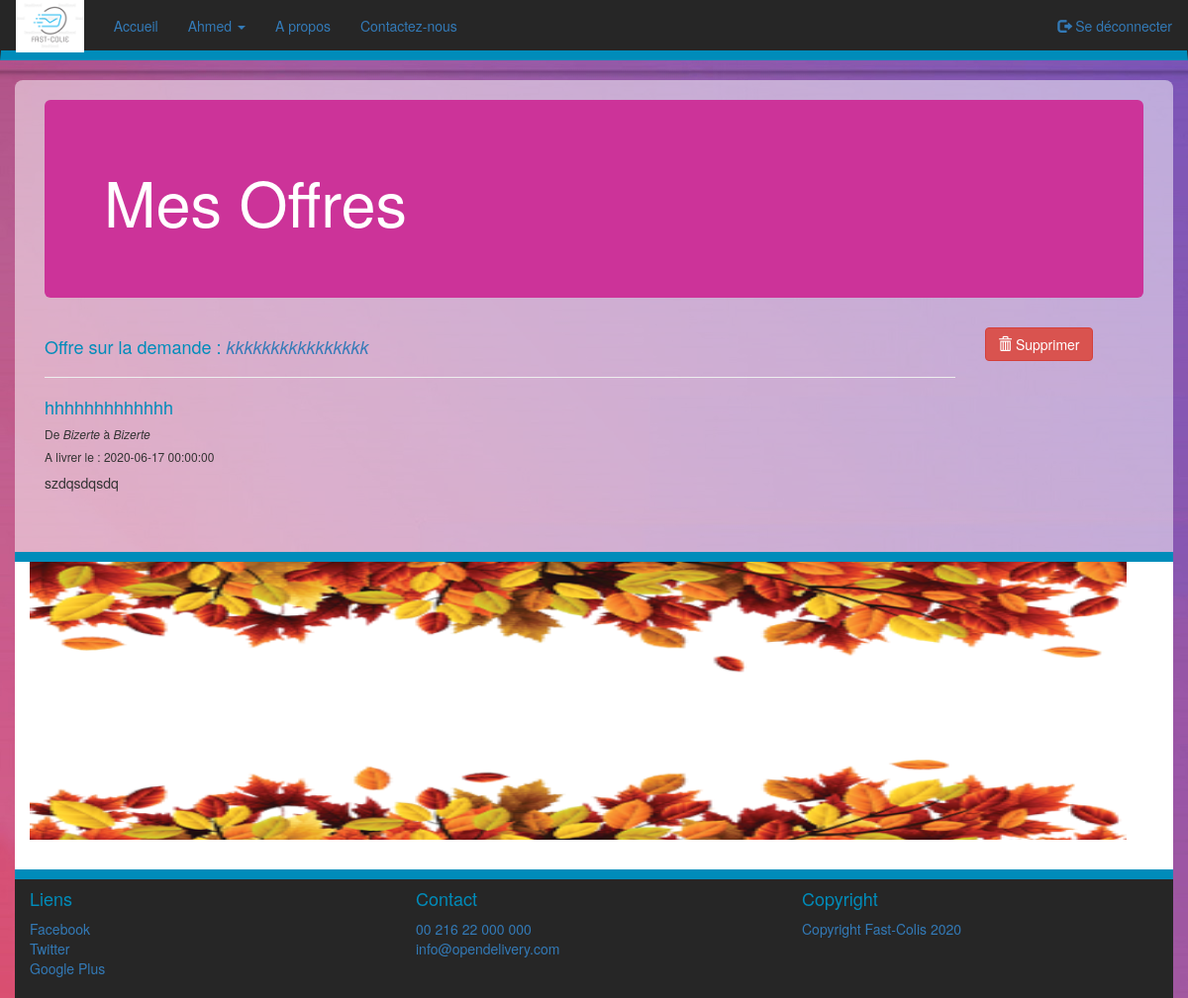
Page /offres.php (signed in) on the committed database.
### tables this page shows
CREATE TABLE IF NOT EXISTS `client` (
  `id` int(11) NOT NULL AUTO_INCREMENT,
  `email` varchar(255) NOT NULL,
  `mot_de_passe` varchar(255) NOT NULL,
  `photo` varchar(512) NOT NULL DEFAULT '',
  `cin` varchar(512) NOT NULL,
  `nom` varchar(255) NOT NULL,
  `prenom` varchar(255) NOT NULL,
  `naissance` date NOT NULL,
  `sexe` int(1) NOT NULL,
  `telephone` varchar(20) NOT NULL,
  `adresse` text NOT NULL,
  `active` int(1) NOT NULL DEFAULT '1',
  `date_creation` datetime NOT NULL DEFAULT CURRENT_TIMESTAMP,
  PRIMARY KEY (`id`),
  UNIQUE KEY `email` (`email`)
);

CREATE TABLE IF NOT EXISTS `offre` (
  `id` int(11) NOT NULL AUTO_INCREMENT,
  `id_client` int(11) NOT NULL,
  `id_demande` int(11) NOT NULL,
  `titre` varchar(255) NOT NULL,
  `description` text NOT NULL,
  `source` varchar(255) NOT NULL,
  `destination` varchar(255) NOT NULL,
  `date_livraison` datetime NOT NULL,
  `date_creation` datetime NOT NULL DEFAULT CURRENT_TIMESTAMP,
  PRIMARY KEY (`id`),
  KEY `id_client` (`id_client`),
  KEY `id_demande` (`id_demande`)
);

CREATE TABLE IF NOT EXISTS `demande` (
  `id` int(11) NOT NULL AUTO_INCREMENT,
  `id_client` int(11) NOT NULL,
  `titre` varchar(255) NOT NULL,
  `description` text NOT NULL,
  `source` varchar(255) NOT NULL,
  `destination` varchar(255) NOT NULL,
  `date_livraison` datetime NOT NULL,
  `date_creation` datetime NOT NULL DEFAULT CURRENT_TIMESTAMP,
  PRIMARY KEY (`id`),
  KEY `id_client` (`id_client`)
);

### include/client.php (called while the page is built, shortened)
<?php
function client_est_connecter() {
	if (isset($_SESSION['connecter']) && ($_SESSION['connecter'] == 'oui')  ) {
		return true ;
	}
	return false ;
}
function client_recuperer_info($email) {
	$res = bd_exectuer_requete("SELECT * FROM client WHERE email='".$email."'");
	if ($res->num_rows > 0) {
		$res->data_seek(0);
    	$row = $res->fetch_assoc();
		return $row;
	}
	return null ;
}
function client_recuperer_connecter () {
	if (client_est_connecter()) {
		$email_client = $_SESSION['email_client'] ;
		return client_recuperer_info($email_client);
	} else {
		return null ;
	}
}
?>

### include/bd.php (called while the page is built, shortened)
<?php
function bd_connecter(){
	$serveur = 'localhost' ;
	$utilisateur = 'root' ;
	$mot_de_passe = '' ;
	$nom_base = 'livraison';
	$mysqli = new mysqli($serveur, $utilisateur, $mot_de_passe, $nom_base );
	return $mysqli ;
}
function bd_exectuer_requete( $requete ){
	$mysqli = bd_connecter();
	return $mysqli->query($requete);
}
?>

### include/offre.php (called while the page is built, shortened)
<?php
function recuperer_offres_par_client($id_client){
	$res = bd_exectuer_requete("SELECT * FROM offre  WHERE id_client = '".$id_client."' order by date_creation DESC ");
	$tab_offres = [];
	for( $i = 0 ; $i<$res->num_rows; $i++ ) {
		$res->data_seek($i);
    	$row = $res->fetch_assoc();
    	$tab_offres[] = $row;
	}
	return $tab_offres ;
}
?>

### include/demande.php (called while the page is built, shortened)
<?php
function demande_recuperer ( $id ) {
	$res = bd_exectuer_requete("SELECT * FROM demande WHERE id=".$id);
	if ($res->num_rows > 0) {
		$res->data_seek(0);
    	$row = $res->fetch_assoc();
		return $row;
	}
	return null ;
}
?>

### offres.php (the view, shortened to what this page needs)
<?php
	include_once "include/bd.php";
	include_once "include/client.php";
	include_once "include/demande.php";
	include_once "include/offre.php";
	$client = client_recuperer_connecter();
	$tableau_offres_client = recuperer_offres_par_client ( $client['id'] );
?>
<html>
	<head>
		<link rel="stylesheet" href="bootstrap/css/bootstrap.min.css">
		<link rel="stylesheet" href="css/style.css">
	</head>
<body>
	<nav class="navbar navbar">
	  <div class="container-fluid">
	    <div class="navbar-header">
	      <a class="navbar-brand" href="#"><img src="images/logo.png" class='logo-img'></a>
	    </div>
	    <ul class="nav navbar-nav">
			<li ><a href="index.php">Accueil</a></li>
			<?php if (client_est_connecter()){ ?>
				<li class="dropdown">
					<a href="#" class="dropdown-toggle " data-toggle="dropdown" role="button" aria-haspopup="true" aria-expanded="false"> <?=$client['prenom'] ?> <span class="caret"></span></a>
		        </li>
		    <?php } ?>
		    <li><a href="apropos.php">A propos</a></li>
			<li><a href="contact.php">Contactez-nous</a></li>
		</ul>
	    <ul class="nav navbar-nav navbar-right">
	    	<?php if (client_est_connecter() ) { ?>
	      		<li><a href="login.php?deconnecter"><span class="glyphicon glyphicon glyphicon-log-out"></span> Se déconnecter</a></li>
	      	<?php } else {  ?>
	      		<li><a href="login.php"><span class="glyphicon glyphicon-log-in"></span> Se Connecter</a></li>
	      	<?php } ?>
	    </ul>
	  </div>
	</nav>
	<div class='container'>
		<div class="jumbotron">
		  <h1> Mes Offres</h1>
		</div>
	<?php
	foreach ($tableau_offres_client as $offre) {
		$demande = demande_recuperer($offre['id_demande']) ;
		echo"<div class='row offre'>";
			echo "<div class='col col-md-10'>";
				echo "<h4> Offre sur la demande : <a href='details_demande.php?id_demande=".$demande['id']."'> <i>".$demande['titre']."</i>  </a> </h3><hr>";
				echo "<h4>".$offre['titre']."</h4>";
				echo "<h6> De <i>".$offre['source']."</i> à <i>".$offre['destination']."</i> </h6>";
				echo "<h6> A livrer le : ".$offre['date_livraison']."</h6>";
				echo "<p>".$offre['description']."</p>";
			echo "</div>";
			echo "<div class='col col-md-2'> <a class='btn btn-danger' href ='offres.php?supprimer&id_offre=".$offre['id']."'> <span class='glyphicon glyphicon glyphicon-trash'></span>  Supprimer</a> </div>" ;
		echo"</div>";
	}
	?>
	<?php include_once "footer.php"; ?>
</body>
</html>

### css/style.css (style rules this page uses)
.navbar { background-color: #262626; border-bottom: 10px solid #008CBA ; border-radius: 0px !important; }
.logo-img { height: 55px; margin-top: -18px; }
h2,h1,h4,h3 { color : #008CBA; }
.jumbotron { background-color: #CC3399; color: white; margin-top: 20px; }
.container { background-color: rgba(255,255,255,0.5); padding-left: 30px; padding-right: 30px; border-radius: 8px; }
body { background-image: url('../images/bg.jpg'); background-attachment: fixed; }

### rows in the picture
client: prenom "Ahmed"
offre: id_demande.titre "kkkkkkkkkkkkkkkk", titre "hhhhhhhhhhhhh", source "Bizerte", destination "Bizerte", date_livraison "2020-06-17 00:00:00", description "szdqsdqsdq"
